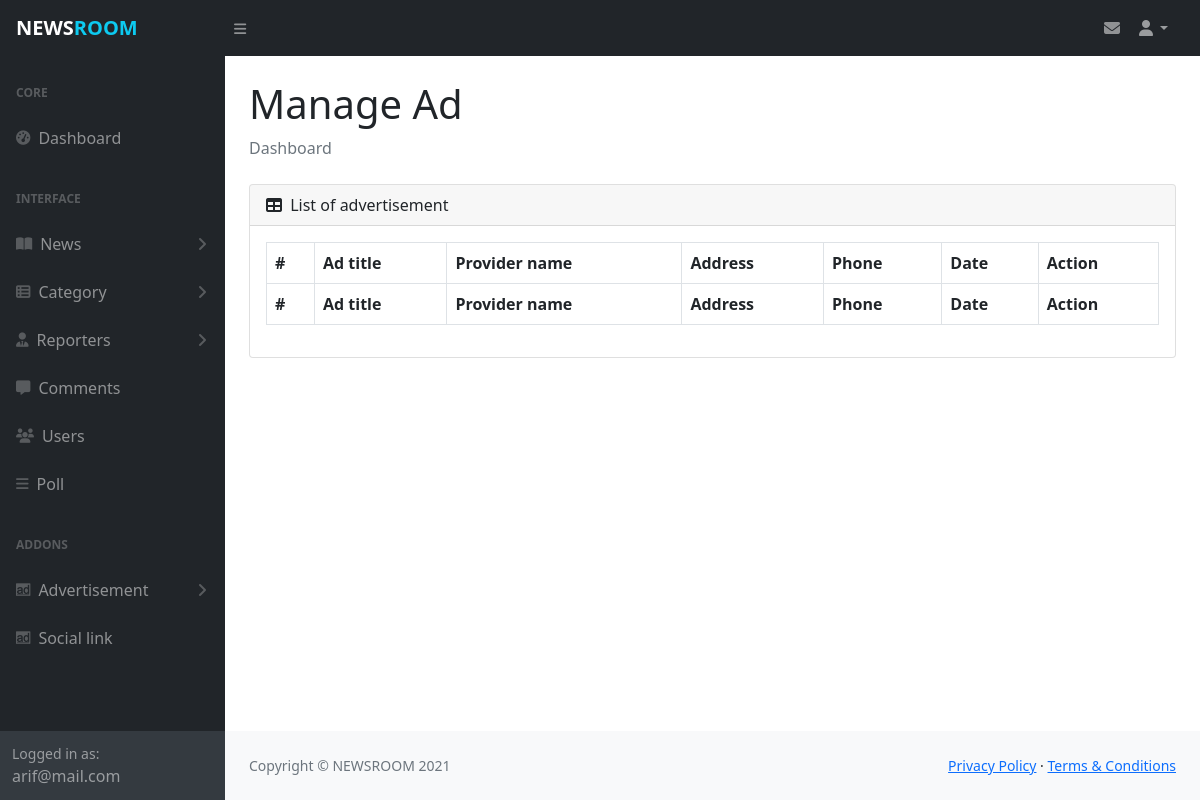
Before: /admin/manage_ad.php (signed in) with the older database file.
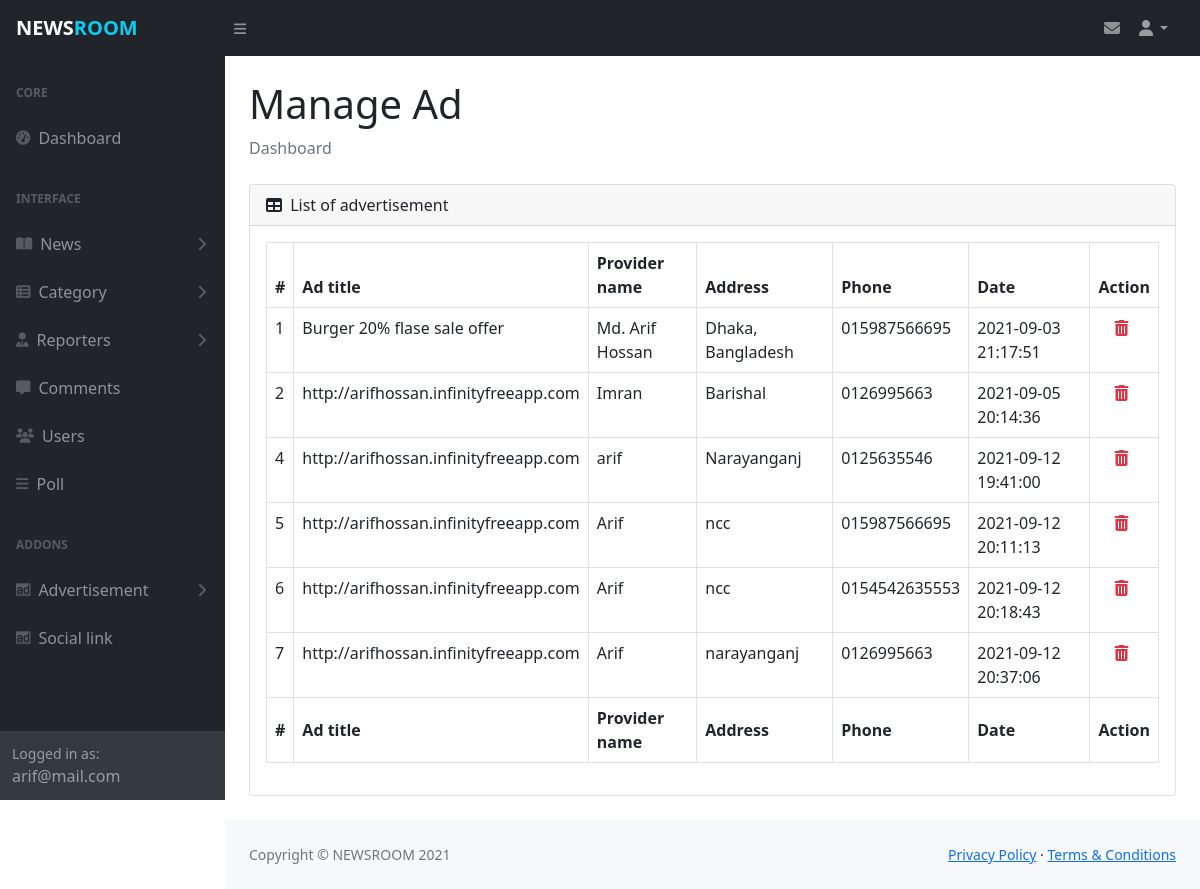
After: the same page with the newer database file.
### tables this page shows
CREATE TABLE `myad` (
  `id` int(11) NOT NULL,
  `ad_pic` varchar(250) NOT NULL,
  `ad_pic_oriantation` varchar(20) NOT NULL,
  `ad_url` varchar(200) DEFAULT NULL,
  `ad_provider_name` varchar(30) NOT NULL,
  `ad_provider_address` varchar(200) NOT NULL,
  `ad_provider_phone` varchar(14) NOT NULL,
  `ad_post_date` timestamp NOT NULL DEFAULT current_timestamp(),
  `ad_updated_at` timestamp NULL DEFAULT NULL ON UPDATE current_timestamp()
);

### admin/manage_ad.php (the view, shortened to what this page needs)
<?php include_once('includes/header.php');?>
<?php
    $sql="SELECT * FROM myad";
    $result=$db_config->query($sql);
?>
                <main>
                    <div class="container-fluid px-4">
                        <h1 class="mt-4">Manage Ad</h1>
                        <ol class="breadcrumb mb-4">
                            <li class="breadcrumb-item active">Dashboard</li>
                        </ol>
                        <div class="card mb-4">
                            <div class="card-header">
                                <i class="fas fa-table me-1"></i>
                                List of advertisement
                            </div>
                            <div class="card-body table-responsive">
                                <table id="datatablesSimple" class="table table-bordered">
                                    <thead>
                                        <tr>
                                            <th>#</th>
                                            <th>Ad title</th>
                                            <th>Provider name</th>
                                            <th>Address</th>
                                            <th>Phone</th>
                                            <th>Date</th>
                                            <th>Action</th>
                                        </tr>
                                    </thead>
                                    <tfoot>
                                        <tr>
                                            <th>#</th>
                                            <th>Ad title</th>
                                            <th>Provider name</th>
                                            <th>Address</th>
                                            <th>Phone</th>
                                            <th>Date</th>
                                            <th>Action</th>
                                        </tr>
                                    </tfoot>
                                    <tbody>
                                        <?php while ($data=$result->fetch_assoc()) { ?>
                                        <tr>
                                            <td><?php if (!empty($data['id'])) echo $data['id']; ?></td>
                                            <td><?php if (!empty($data['ad_url'])) echo $data['ad_url']; ?></td>
                                            <td><?php if (!empty($data['ad_provider_name'])) echo $data['ad_provider_name']; ?></td>
                                            <td><?php if (!empty($data['ad_provider_address'])) echo $data['ad_provider_address']; ?></td>
                                            <td><?php if (!empty($data['ad_provider_phone'])) echo $data['ad_provider_phone']; ?></td>
                                            <td><?php if (!empty($data['ad_post_date'])) echo $data['ad_post_date']; ?></td>
                                            <td>
                                                <a href="includes/process.php?action=ad_del&id=<?php echo $data['id']?>&img=<?php echo $data['ad_pic']?>" class="text-danger" onclick='return confirm("Are you sure about delete?")'>
                                                    <i class='fas fa-trash-alt'></i>
                                                </a>
                                            </td>
                                        </tr>
                                        <?php } ?>
                                    </tbody>
                                </table>
                            </div>
                        </div>
                    </div>
                </main>
<?php include_once('includes/footer.php');?>

Changed rows visible on the page:
added myad: id "1", ad_url "Burger 20% flase sale offer", ad_provider_name "Md. Arif Hossan", ad_provider_address "Dhaka, Bangladesh", ad_provider_phone "015987566695", ad_post_date "2021-09-03 21:17:51"
added myad: id "2", ad_url "http://arifhossan.infinityfreeapp.com", ad_provider_name "Imran", ad_provider_address "Barishal", ad_provider_phone "0126995663", ad_post_date "2021-09-05 20:14:36"
added myad: id "4", ad_url "http://arifhossan.infinityfreeapp.com", ad_provider_name "arif", ad_provider_address "Narayanganj", ad_provider_phone "0125635546", ad_post_date "2021-09-12 19:41:00"
added myad: id "5", ad_url "http://arifhossan.infinityfreeapp.com", ad_provider_name "Arif", ad_provider_address "ncc", ad_provider_phone "015987566695", ad_post_date "2021-09-12 20:11:13"
added myad: id "6", ad_url "http://arifhossan.infinityfreeapp.com", ad_provider_name "Arif", ad_provider_address "ncc", ad_provider_phone "0154542635553", ad_post_date "2021-09-12 20:18:43"
added myad: id "7", ad_url "http://arifhossan.infinityfreeapp.com", ad_provider_name "Arif", ad_provider_address "narayanganj", ad_provider_phone "0126995663", ad_post_date "2021-09-12 20:37:06"
